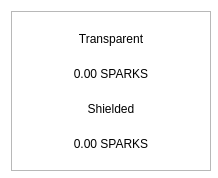
<?xml version="1.0" encoding="UTF-8"?>
<ui version="4.0">
 <class>BalanceBubble</class>
 <widget class="QWidget" name="BalanceBubble">
  <property name="geometry">
   <rect>
    <x>0</x>
    <y>0</y>
    <width>218</width>
    <height>178</height>
   </rect>
  </property>
  <property name="minimumSize">
   <size>
    <width>218</width>
    <height>178</height>
   </size>
  </property>
  <property name="maximumSize">
   <size>
    <width>250</width>
    <height>178</height>
   </size>
  </property>
  <property name="windowTitle">
   <string>Form</string>
  </property>
  <property name="styleSheet">
   <string notr="true">#BalanceBubble{
background-color:transparent
}</string>
  </property>
  <layout class="QVBoxLayout" name="verticalLayout_2">
   <property name="spacing">
    <number>0</number>
   </property>
   <item>
    <widget class="QFrame" name="frame">
     <property name="minimumSize">
      <size>
       <width>200</width>
       <height>160</height>
      </size>
     </property>
     <property name="maximumSize">
      <size>
       <width>250</width>
       <height>160</height>
      </size>
     </property>
     <property name="styleSheet">
      <string notr="true"/>
     </property>
     <property name="frameShape">
      <enum>QFrame::StyledPanel</enum>
     </property>
     <property name="frameShadow">
      <enum>QFrame::Raised</enum>
     </property>
     <property name="lineWidth">
      <number>10</number>
     </property>
     <layout class="QVBoxLayout" name="verticalLayout">
      <property name="spacing">
       <number>0</number>
      </property>
      <item>
       <layout class="QHBoxLayout" name="horizontalLayout">
        <item>
         <widget class="QLabel" name="lblFirst">
          <property name="styleSheet">
           <string notr="true"/>
          </property>
          <property name="text">
           <string>Transparent</string>
          </property>
          <property name="alignment">
           <set>Qt::AlignCenter</set>
          </property>
         </widget>
        </item>
       </layout>
      </item>
      <item>
       <widget class="QLabel" name="textTransparent">
        <property name="styleSheet">
         <string notr="true"/>
        </property>
        <property name="text">
         <string>0.00 SPARKS</string>
        </property>
        <property name="alignment">
         <set>Qt::AlignCenter</set>
        </property>
       </widget>
      </item>
      <item>
       <widget class="QLabel" name="lblSecond">
        <property name="styleSheet">
         <string notr="true"/>
        </property>
        <property name="text">
         <string>Shielded</string>
        </property>
        <property name="alignment">
         <set>Qt::AlignCenter</set>
        </property>
       </widget>
      </item>
      <item>
       <widget class="QLabel" name="textShielded">
        <property name="styleSheet">
         <string notr="true"/>
        </property>
        <property name="text">
         <string>0.00 SPARKS</string>
        </property>
        <property name="alignment">
         <set>Qt::AlignCenter</set>
        </property>
       </widget>
      </item>
     </layout>
    </widget>
   </item>
  </layout>
 </widget>
 <resources/>
 <connections/>
</ui>
